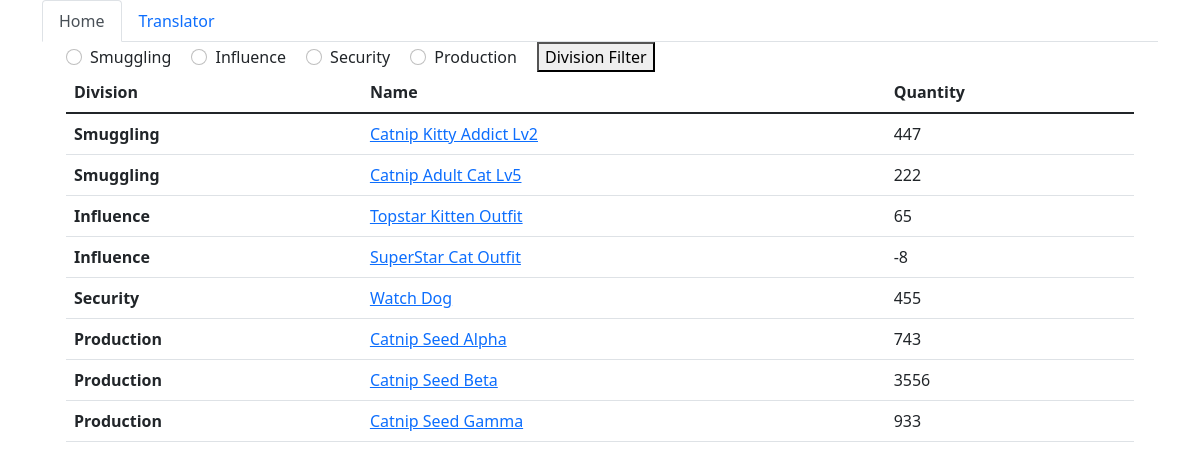
The page / on the database its author committed.
### blog/models.py (models this page shows, shortened)
class Division(models.Model):
    name=models.CharField(max_length=500,unique=True)
    def __str__(self):
        return self.name

class Item(models.Model):
    division=models.ForeignKey(Division,on_delete=models.CASCADE)
    name=models.CharField(max_length=500,unique=True)
    quantity=models.IntegerField()

### blog/views.py (the view)
# urls.py: path('',views.ItemView,name='item_detail'),
def ItemView(request):
    all_division= Division.objects.all()
    result=Item.objects.all()
    if request.method=='POST':
        meong=request.POST['division_name']
        result=Item.objects.filter(division__name=meong)
    context={'all_division': all_division,
            'all_item':result,
            }
    return render(request,'item_detail.html',context)

### templates/item_detail.html (shortened to what this page needs)
{%extends 'base.html'%}
{%block content%}
<div class='container' style="">
<form method='POST'>
{%for a in all_division%}
<div class="form-check form-check-inline">
  <input class="form-check-input" type="radio" id="{{a}}" name='division_name' value="{{a}}">
  <label class="form-check-label" for="{{a}}">{{a}}</label>
</div>
{%endfor%}
<button type='submit'>Division Filter</button>
</form>
<table class="table">
   <thead>
     <tr>
       <th scope="col">Division</th>
       <th scope="col">Name</th>
       <th scope="col">Quantity</th>
     </tr>
   </thead>
   <tbody>
       {%for a in all_item%}
     <tr>
       <th scope="row">{{a.division}}</th>
       <td><a href="{%url 'inventory_detail' a.id%}">{{a.name}}</a></td>
       <td>{{a.quantity}}</td>
     </tr>
    {%endfor%}
   </tbody>
 </table>
</div>
{%endblock%}

### rows shown on the page
Division: name "Smuggling"
Division: name "Influence"
Division: name "Security"
Division: name "Production"
Item: division "Smuggling", name "Catnip Kitty Addict Lv2", quantity "447"
Item: division "Smuggling", name "Catnip Adult Cat Lv5", quantity "222"
Item: division "Influence", name "Topstar Kitten Outfit", quantity "65"
Item: division "Influence", name "SuperStar Cat Outfit", quantity "-8"
Item: division "Security", name "Watch Dog", quantity "455"
Item: division "Production", name "Catnip Seed Alpha", quantity "743"
Item: division "Production", name "Catnip Seed Beta", quantity "3556"
Item: division "Production", name "Catnip Seed Gamma", quantity "933"
